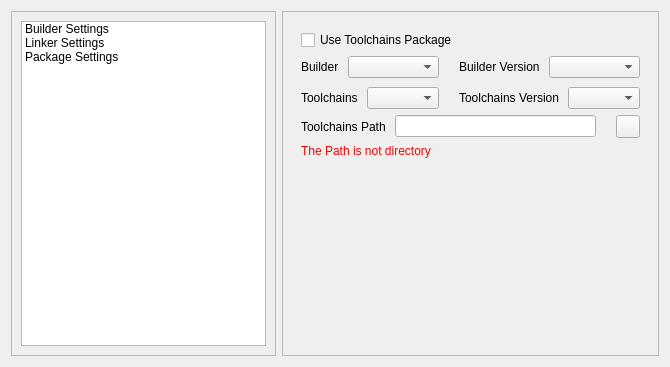
<?xml version="1.0" encoding="UTF-8"?>
<ui version="4.0">
 <class>GenCodeDialog</class>
 <widget class="QWidget" name="GenCodeDialog">
  <property name="geometry">
   <rect>
    <x>0</x>
    <y>0</y>
    <width>670</width>
    <height>367</height>
   </rect>
  </property>
  <property name="sizePolicy">
   <sizepolicy hsizetype="Preferred" vsizetype="Preferred">
    <horstretch>0</horstretch>
    <verstretch>0</verstretch>
   </sizepolicy>
  </property>
  <property name="windowTitle">
   <string>GenCodeDialog</string>
  </property>
  <layout class="QHBoxLayout" name="horizontalLayout">
   <item>
    <widget class="SimpleCardWidget" name="settingListCard">
     <property name="sizePolicy">
      <sizepolicy hsizetype="Preferred" vsizetype="Preferred">
       <horstretch>0</horstretch>
       <verstretch>0</verstretch>
      </sizepolicy>
     </property>
     <property name="frameShape">
      <enum>QFrame::StyledPanel</enum>
     </property>
     <property name="frameShadow">
      <enum>QFrame::Raised</enum>
     </property>
     <layout class="QVBoxLayout" name="verticalLayout_cardWidget_file">
      <item>
       <widget class="ListWidget" name="settingList">
        <property name="sizePolicy">
         <sizepolicy hsizetype="Preferred" vsizetype="Preferred">
          <horstretch>0</horstretch>
          <verstretch>0</verstretch>
         </sizepolicy>
        </property>
        <item>
         <property name="text">
          <string>Builder Settings</string>
         </property>
        </item>
        <item>
         <property name="text">
          <string>Linker Settings</string>
         </property>
        </item>
        <item>
         <property name="text">
          <string>Package Settings</string>
         </property>
        </item>
       </widget>
      </item>
     </layout>
    </widget>
   </item>
   <item>
    <widget class="SimpleCardWidget" name="frame_1">
     <property name="frameShape">
      <enum>QFrame::StyledPanel</enum>
     </property>
     <property name="frameShadow">
      <enum>QFrame::Raised</enum>
     </property>
     <layout class="QVBoxLayout" name="verticalLayout">
      <property name="leftMargin">
       <number>9</number>
      </property>
      <property name="topMargin">
       <number>9</number>
      </property>
      <property name="rightMargin">
       <number>9</number>
      </property>
      <property name="bottomMargin">
       <number>9</number>
      </property>
      <item>
       <widget class="QStackedWidget" name="settingStackedWidget">
        <widget class="QWidget" name="builderPage">
         <layout class="QVBoxLayout" name="verticalLayout_3">
          <item>
           <widget class="CheckBox" name="useToolchainsPackageCheckbox">
            <property name="text">
             <string>Use Toolchains Package</string>
            </property>
           </widget>
          </item>
          <item>
           <layout class="QGridLayout" name="gridLayout_3">
            <property name="leftMargin">
             <number>0</number>
            </property>
            <property name="topMargin">
             <number>0</number>
            </property>
            <property name="rightMargin">
             <number>0</number>
            </property>
            <property name="bottomMargin">
             <number>0</number>
            </property>
            <property name="horizontalSpacing">
             <number>20</number>
            </property>
            <property name="verticalSpacing">
             <number>9</number>
            </property>
            <item row="0" column="0">
             <layout class="QHBoxLayout" name="horizontalLayout_3">
              <property name="spacing">
               <number>9</number>
              </property>
              <item>
               <widget class="BodyLabel" name="label_builder">
                <property name="sizePolicy">
                 <sizepolicy hsizetype="Fixed" vsizetype="Preferred">
                  <horstretch>0</horstretch>
                  <verstretch>0</verstretch>
                 </sizepolicy>
                </property>
                <property name="text">
                 <string>Builder</string>
                </property>
               </widget>
              </item>
              <item>
               <widget class="ComboBox" name="combobox_builder"/>
              </item>
             </layout>
            </item>
            <item row="0" column="1">
             <layout class="QHBoxLayout" name="horizontalLayout_6">
              <property name="spacing">
               <number>9</number>
              </property>
              <item>
               <widget class="BodyLabel" name="label_builderVersion">
                <property name="sizePolicy">
                 <sizepolicy hsizetype="Fixed" vsizetype="Preferred">
                  <horstretch>0</horstretch>
                  <verstretch>0</verstretch>
                 </sizepolicy>
                </property>
                <property name="text">
                 <string>Builder Version</string>
                </property>
               </widget>
              </item>
              <item>
               <widget class="ComboBox" name="combobox_builder_version"/>
              </item>
             </layout>
            </item>
            <item row="1" column="0">
             <layout class="QHBoxLayout" name="horizontalLayout_5">
              <property name="spacing">
               <number>9</number>
              </property>
              <item>
               <widget class="BodyLabel" name="label_toolchains">
                <property name="sizePolicy">
                 <sizepolicy hsizetype="Fixed" vsizetype="Preferred">
                  <horstretch>0</horstretch>
                  <verstretch>0</verstretch>
                 </sizepolicy>
                </property>
                <property name="text">
                 <string>Toolchains</string>
                </property>
               </widget>
              </item>
              <item>
               <widget class="ComboBox" name="combobox_toolchains"/>
              </item>
             </layout>
            </item>
            <item row="1" column="1">
             <layout class="QHBoxLayout" name="horizontalLayout_7">
              <property name="spacing">
               <number>9</number>
              </property>
              <item>
               <widget class="BodyLabel" name="label_toolchainsVersion">
                <property name="sizePolicy">
                 <sizepolicy hsizetype="Fixed" vsizetype="Preferred">
                  <horstretch>0</horstretch>
                  <verstretch>0</verstretch>
                 </sizepolicy>
                </property>
                <property name="text">
                 <string>Toolchains Version</string>
                </property>
               </widget>
              </item>
              <item>
               <widget class="ComboBox" name="combobox_toolchains_version"/>
              </item>
             </layout>
            </item>
           </layout>
          </item>
          <item>
           <layout class="QHBoxLayout" name="horizontalLayout_8">
            <property name="spacing">
             <number>9</number>
            </property>
            <item>
             <widget class="BodyLabel" name="toolchainsPathLabel">
              <property name="sizePolicy">
               <sizepolicy hsizetype="Fixed" vsizetype="Preferred">
                <horstretch>0</horstretch>
                <verstretch>0</verstretch>
               </sizepolicy>
              </property>
              <property name="text">
               <string>Toolchains Path</string>
              </property>
             </widget>
            </item>
            <item>
             <layout class="QHBoxLayout" name="horizontalLayout_4">
              <property name="spacing">
               <number>20</number>
              </property>
              <item>
               <widget class="LineEdit" name="toolchainsPathLineEdit">
                <property name="readOnly">
                 <bool>true</bool>
                </property>
               </widget>
              </item>
              <item>
               <widget class="ToolButton" name="toolchainsManagerBtn">
                <property name="toolTip">
                 <string>Package Manager</string>
                </property>
                <property name="text">
                 <string/>
                </property>
               </widget>
              </item>
             </layout>
            </item>
           </layout>
          </item>
          <item>
           <widget class="CaptionLabel" name="toolchainsFolderInvalidLabel">
            <property name="styleSheet">
             <string notr="true">color: rgb(255, 0, 0);</string>
            </property>
            <property name="text">
             <string>The Path is not directory</string>
            </property>
           </widget>
          </item>
          <item>
           <spacer name="verticalSpacer">
            <property name="orientation">
             <enum>Qt::Vertical</enum>
            </property>
            <property name="sizeHint" stdset="0">
             <size>
              <width>20</width>
              <height>167</height>
             </size>
            </property>
           </spacer>
          </item>
         </layout>
        </widget>
        <widget class="QWidget" name="linkerPage">
         <layout class="QGridLayout" name="gridLayout_4">
          <item row="1" column="1">
           <widget class="LineEdit" name="minStackLineEdit"/>
          </item>
          <item row="0" column="0">
           <widget class="BodyLabel" name="minHeapSizeLabel">
            <property name="sizePolicy">
             <sizepolicy hsizetype="Preferred" vsizetype="Preferred">
              <horstretch>0</horstretch>
              <verstretch>0</verstretch>
             </sizepolicy>
            </property>
            <property name="text">
             <string>Minimum Heap Size (Hex)</string>
            </property>
           </widget>
          </item>
          <item row="0" column="1">
           <widget class="LineEdit" name="minHeapLineEdit"/>
          </item>
          <item row="1" column="0">
           <widget class="BodyLabel" name="minStackSizeLabel">
            <property name="sizePolicy">
             <sizepolicy hsizetype="Preferred" vsizetype="Preferred">
              <horstretch>0</horstretch>
              <verstretch>0</verstretch>
             </sizepolicy>
            </property>
            <property name="text">
             <string>Minimum Stack Size (Hex)</string>
            </property>
           </widget>
          </item>
          <item row="2" column="0">
           <spacer name="verticalSpacer_2">
            <property name="orientation">
             <enum>Qt::Vertical</enum>
            </property>
            <property name="sizeHint" stdset="0">
             <size>
              <width>20</width>
              <height>40</height>
             </size>
            </property>
           </spacer>
          </item>
         </layout>
        </widget>
        <widget class="QWidget" name="packagePage">
         <layout class="QVBoxLayout" name="verticalLayout_4">
          <item>
           <widget class="CheckBox" name="copyLibraryCheckbox">
            <property name="text">
             <string>Copy the library files to the project directory</string>
            </property>
           </widget>
          </item>
          <item>
           <layout class="QGridLayout" name="gridLayout_2">
            <property name="horizontalSpacing">
             <number>20</number>
            </property>
            <property name="verticalSpacing">
             <number>9</number>
            </property>
            <item row="0" column="0">
             <widget class="BodyLabel" name="halVersionLabel">
              <property name="sizePolicy">
               <sizepolicy hsizetype="Fixed" vsizetype="Preferred">
                <horstretch>0</horstretch>
                <verstretch>0</verstretch>
               </sizepolicy>
              </property>
              <property name="text">
               <string>Package Version</string>
              </property>
             </widget>
            </item>
            <item row="0" column="1">
             <widget class="ComboBox" name="halVersionComboBox"/>
            </item>
            <item row="1" column="0">
             <widget class="BodyLabel" name="halPathLabel">
              <property name="sizePolicy">
               <sizepolicy hsizetype="Fixed" vsizetype="Preferred">
                <horstretch>0</horstretch>
                <verstretch>0</verstretch>
               </sizepolicy>
              </property>
              <property name="text">
               <string>Package Path</string>
              </property>
             </widget>
            </item>
            <item row="1" column="1">
             <layout class="QHBoxLayout" name="horizontalLayout_2">
              <property name="spacing">
               <number>20</number>
              </property>
              <item>
               <widget class="LineEdit" name="halPathLineEdit">
                <property name="readOnly">
                 <bool>true</bool>
                </property>
               </widget>
              </item>
              <item>
               <widget class="ToolButton" name="packageManagerBtn">
                <property name="toolTip">
                 <string>Package Manager</string>
                </property>
                <property name="text">
                 <string/>
                </property>
               </widget>
              </item>
             </layout>
            </item>
           </layout>
          </item>
          <item>
           <widget class="CaptionLabel" name="halFolderInvalidLabel">
            <property name="styleSheet">
             <string notr="true">color: rgb(255, 0, 0);</string>
            </property>
            <property name="text">
             <string>The Path is not directory</string>
            </property>
           </widget>
          </item>
          <item>
           <spacer name="verticalSpacer_3">
            <property name="orientation">
             <enum>Qt::Vertical</enum>
            </property>
            <property name="sizeHint" stdset="0">
             <size>
              <width>20</width>
              <height>200</height>
             </size>
            </property>
           </spacer>
          </item>
         </layout>
        </widget>
       </widget>
      </item>
     </layout>
    </widget>
   </item>
  </layout>
 </widget>
 <customwidgets>
  <customwidget>
   <class>LineEdit</class>
   <extends>QLineEdit</extends>
   <header>qfluentwidgets</header>
  </customwidget>
  <customwidget>
   <class>BodyLabel</class>
   <extends>QLabel</extends>
   <header>qfluentwidgets</header>
  </customwidget>
  <customwidget>
   <class>SimpleCardWidget</class>
   <extends>QFrame</extends>
   <header>qfluentwidgets</header>
   <container>1</container>
  </customwidget>
  <customwidget>
   <class>ToolButton</class>
   <extends>QToolButton</extends>
   <header>qfluentwidgets</header>
  </customwidget>
  <customwidget>
   <class>ComboBox</class>
   <extends>QComboBox</extends>
   <header>qfluentwidgets</header>
  </customwidget>
  <customwidget>
   <class>CheckBox</class>
   <extends>QCheckBox</extends>
   <header>qfluentwidgets</header>
  </customwidget>
  <customwidget>
   <class>CaptionLabel</class>
   <extends>QLabel</extends>
   <header>qfluentwidgets</header>
  </customwidget>
  <customwidget>
   <class>ListWidget</class>
   <extends>QListWidget</extends>
   <header>qfluentwidgets</header>
  </customwidget>
 </customwidgets>
 <resources/>
 <connections/>
</ui>
